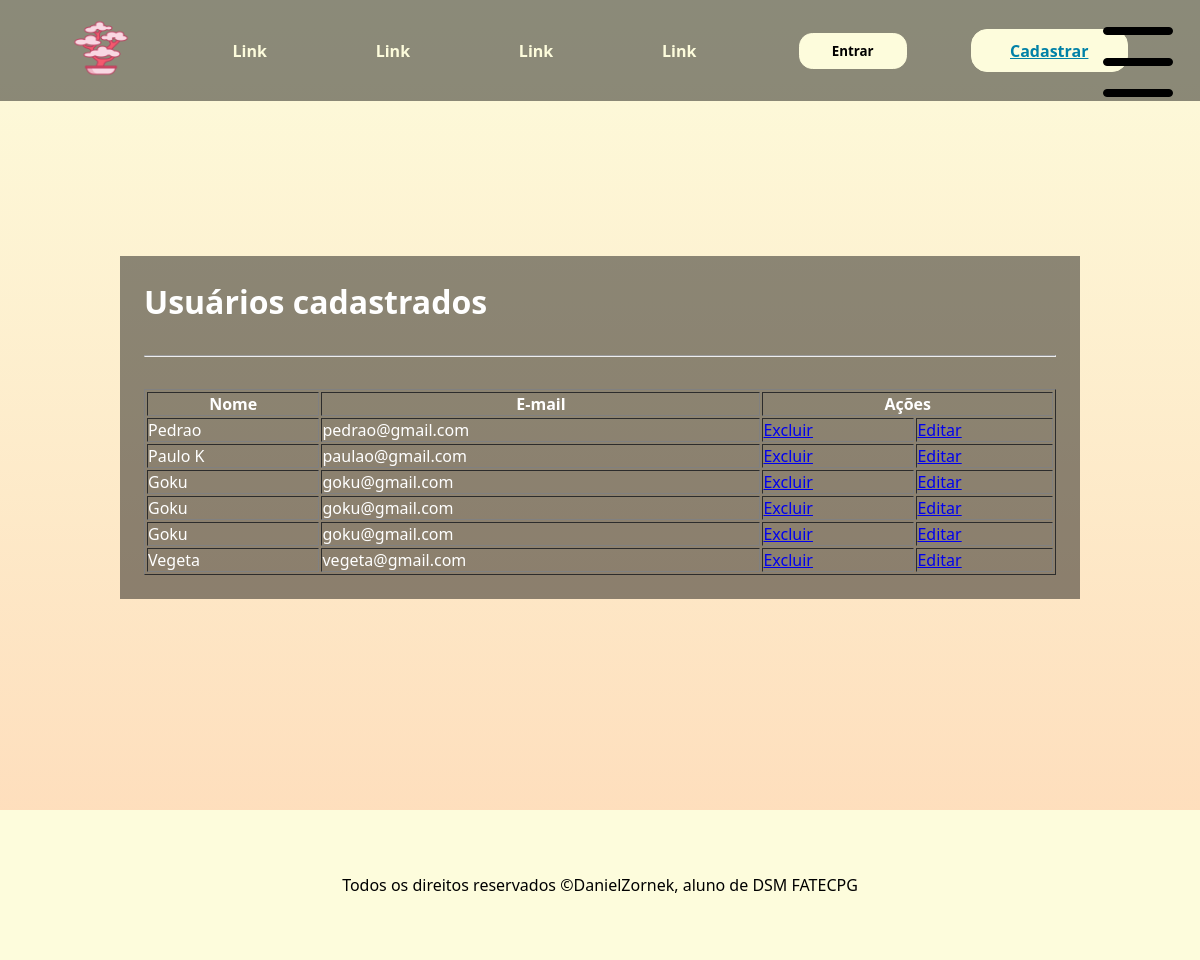
The page /usuarios on the database as committed earlier.
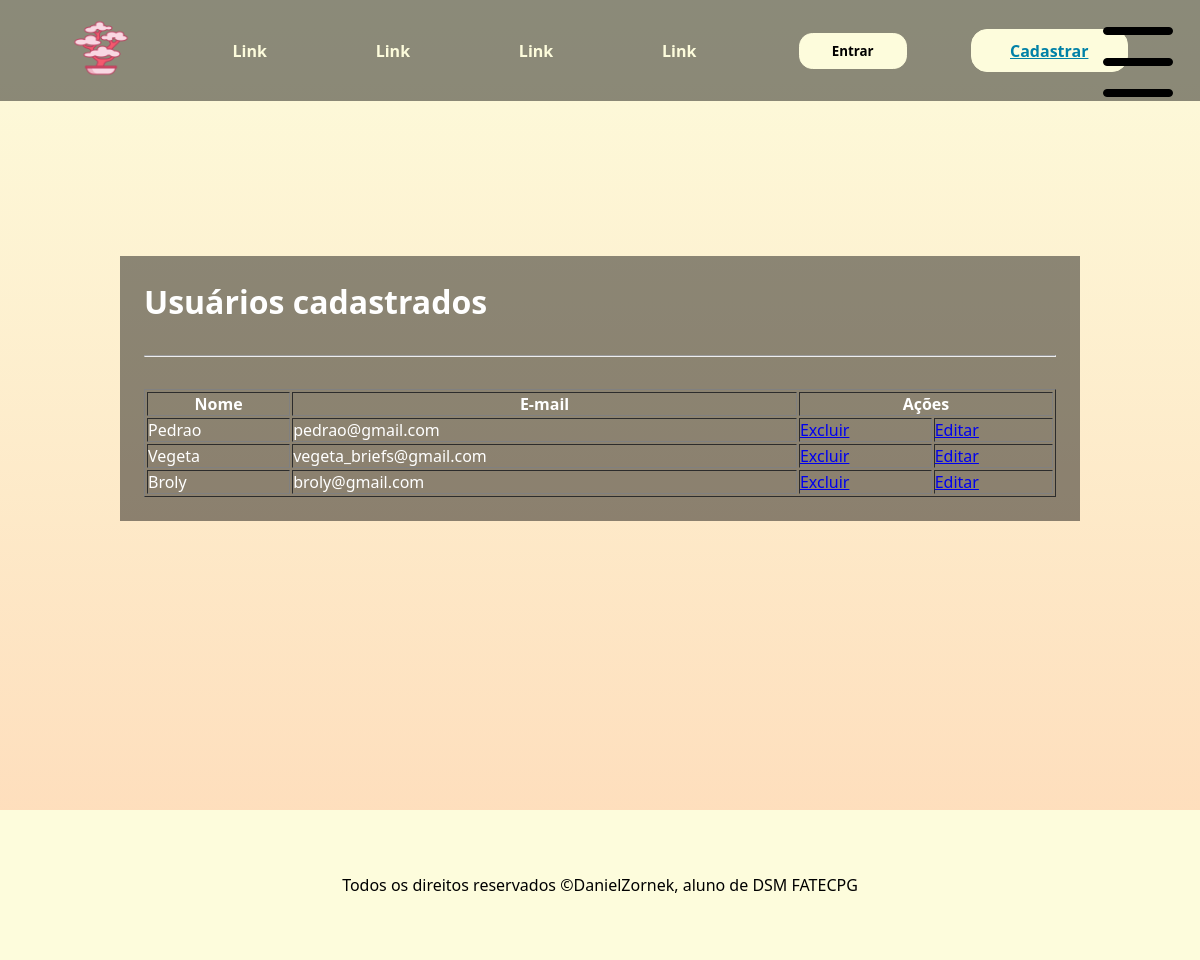
The same page on the database as committed later.
### app/models.py (models this page shows)
class Usuario(models.Model): # aqui dizemos que a classe pai Model irá dar herança para a classe usuario
    nome = models.CharField(max_length=100) # varchar, deve especificar o tamanho
    email = models.EmailField()
    senha = models.CharField(max_length=16)

### app/views.py (the view)
# urls.py: path('usuarios', views.exibirUsuarios, name="exibirUsuarios"), # digitar usuarios para entrar na página na url
def exibirUsuarios(request):
    usuarios = Usuario.objects.all().values()
    return render(request, "usuarios.html",
                  {'listaUsuarios': usuarios}) # passando os usuarios como parametro para mostrar eles na pagina

### app/templates/usuarios.html (shortened to what this page needs)
{% extends "template.html" %}
{% block conteudo %}
<h1>Usuários cadastrados</h1>
<hr>
<table border="1px">
    <tr>
        <th>Nome</th>
        <th>E-mail</th>
        <th colspan="2">
            Ações
        </th>
    </tr>
    {% for usuario in listaUsuarios %}
        <tr>
            <td> {{ usuario.nome }} </td>
            <td> {{ usuario.email }}</td>
            <td><a href="{% url 'excluirUsuario' usuario.id %}">Excluir</a></td>
            <td><a href="{% url 'editarUsuario' usuario.id %}">Editar</a></td>
        </tr>
    {% endfor %}
</table>
{% endblock %}

### app/templates/template.html (shortened to what this page needs)
{% load static %}
<!DOCTYPE html>
<html lang="pt-BR">
<head>
    <link rel="stylesheet" href="{% static 'template.css' %}">
    <link rel="stylesheet" href="{% static 'responsive.css' %}">
</head>
<body>
    <header>
        <div>
            <a href="{% url 'app' %}">
                <img width="58px" src="{% static 'logo.png' %}" alt="logo">
            </a>
        </div>
        <nav>
            <ul>
                <li><a href="#">Link</a></li>
                <li><a href="#">Link</a></li>
                <li><a href="#">Link</a></li>
                <li><a href="#">Link</a></li>
            </ul>
        </nav>
        <a href="#" >
            <button class="header-buttonLink">Entrar</button>
        </a>
        <a href="{% url 'addUsuario' %}" class="header-buttonLink cadastrar">
            Cadastrar
        </a>
    </header>
    <button id="menuHam">
        <span class="menuHam-listra"></span>
        <span class="menuHam-listra"></span>
        <span class="menuHam-listra"></span>
    </button>
    <main>
        {% block conteudo %}
        {% endblock %}
    </main>
    <footer>
        Todos os direitos reservados &copy;DanielZornek, aluno de DSM FATECPG
    </footer>
</body>
</html>

### app/static/template.css (style rules this page uses)
* { margin: 0; padding: 0; box-sizing: border-box; font-family: 'Segoe UI', Tahoma, Geneva, Verdana, sans-serif; }
:root { --cor1: #0081a7; --cor2: #00afb9; --cor3: #fdfcdc; --cor4: #fed9b7; --cor5: #f07167; }
body { background-image: linear-gradient(to bottom, var(--cor3), var(--cor4)); background-repeat: no-repeat; min-height: 120vh; display: flex; flex-direction: column; align-items: center; }
header { display: flex; flex-direction: row; align-items: center; justify-content: center; gap: 4em; padding: 1.2em; background-color: rgba(0, 0, 0, 0.450); width: 100%; position: fixed; top: 0px; }
header nav ul { display: flex; flex-direction: row; list-style-type: none; gap: 2em; }
header nav ul li a { text-decoration: none; color: var(--cor3); padding: .6em 2.4em; transition: .3s ease-in-out; font-weight: 600; border-radius: 1em; }
.header-buttonLink { cursor: pointer; background-color: var(--cor3); color: #000000; padding: .6em 2.4em; border: none; border: 1px solid var(--cor3); border-radius: 1em; transition: .3s ease-in; font-weight: 600; }
.cadastrar { background-color: var(--cor3); color: var(--cor1); }
main { margin-top: 16em; background-color: rgba(0, 0, 0, 0.450); width: 80%; padding: 2%; color: #ffffff; display: flex; flex-direction: column; gap: 2em; }
footer { margin-top: auto; background-color: #fdfcdc; padding: 4em 2em; width: 100%; text-align: center; }
#menuHam { position: absolute; top: 2em; right: 2em; height: 70px; width: 70px; background-color: transparent; display: flex; flex-direction: column; justify-content: space-between; cursor: pointer; border: none; }
#menuHam .menuHam-listra { height: 8px; width: 100%; background-color: #000000; border: 1px solid black; border-radius: 1em; }

Rows that differ between the two databases and show on the page:
removed Usuario: nome "Paulo K", email "paulao@gmail.com"
removed Usuario: nome "Goku", email "goku@gmail.com"
removed Usuario: nome "Goku", email "goku@gmail.com"
removed Usuario: nome "Goku", email "goku@gmail.com"
changed Usuario "Vegeta": email "vegeta@gmail.com" → "vegeta_briefs@gmail.com"
added Usuario: nome "Broly", email "broly@gmail.com"
